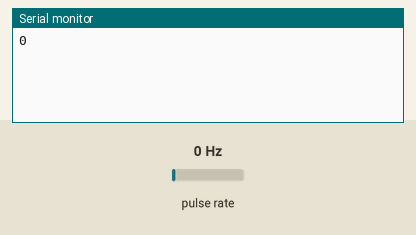
A sketch run on a simulated Arduino Uno, built with avr-gcc and run on an emulated ATmega328P. On the bench: the last lines printed to the serial monitor. Wiring (inferred from the names in the program): pulse sensor: data pin 2. Inputs (shaded band) come from the test bench; at power-on: pulse rate 0 Hz.

Above: at 1.2 s.
1.3 s: pulse rate (sensor on pin 2) set to 4 Hz
At 2.6 s:
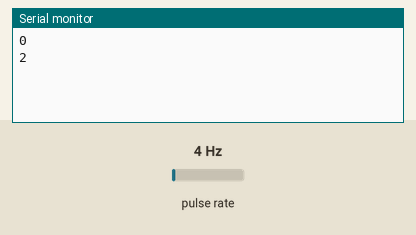
2.8 s: pulse rate (sensor on pin 2) set to 50 Hz
At 3.6 s:
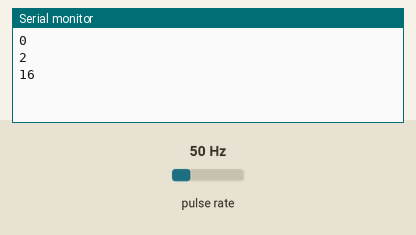
Timing chart, 0 to 5.8 s (numbered marks = the images above; inputs shaded):
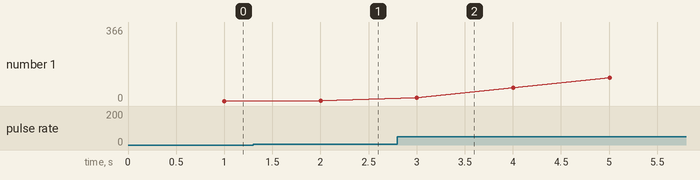

Measured:
- after the input at 1.3 s, the serial monitor: prints a new line after 0.70 s (image 1)
- after the input at 2.8 s, the serial monitor: prints a new line after 0.20 s (image 2)
- plotted number 1: 0 → 2 after the input at 1.3 s, 2 → 366 after the input at 2.8 s

The sketch:

Encoder_23.12.26.ino
```cpp
int ENCODER = 2;

volatile int count = 0;
unsigned long oldTime = 0;
unsigned long newTime = 0;

void ISRencoder() {
  count++;
}

void setup() {
  Serial.begin(115200);
  pinMode(ENCODER, INPUT_PULLUP);
  attachInterrupt(INT0, ISRencoder, FALLING);
}

void loop() {
  newTime = millis();
  if(newTime - oldTime > 1000) {
    oldTime = newTime ;
    noInterrupts();
    Serial.println(count);
    interrupts();
  }

}
```
